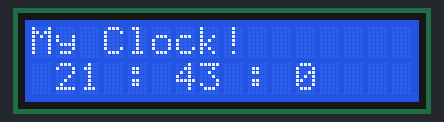
This sketch was run on a simulated Arduino Uno, built with avr-gcc and run on an emulated ATmega328P. On the bench: 16×2 character LCD.

Above: at 0.1 s.
At 4.1 s:
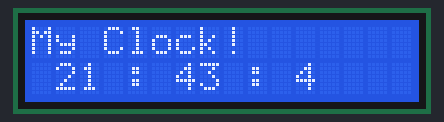
At 9.1 s:
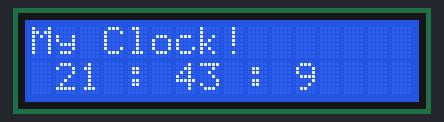
At 19.2 s:
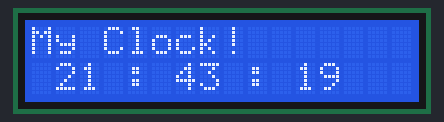
At 28.2 s:
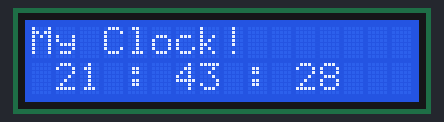
At 38.2 s:
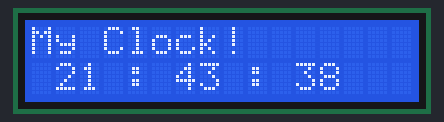

Measured:
- what the display in image 1 shows lasts 1.0 s, from 4.1 s to 5.1 s

The sketch:

clock.ino
```cpp
#include <LiquidCrystal.h>
LiquidCrystal lcd(8, 9, 4, 5, 6, 7);

int sec = 0;
int minute = 43;
int hour = 21;

void setup() {
  lcd.begin(16, 2);
  lcd.print("My Clock!");
}

void loop() {
 lcd.setCursor(0, 1);
 lcd.print(" ");
 if(hour > 23){
  hour = 0;
 }
 lcd.print(hour);
 lcd.print(" : ");
  lcd.print(minute);
 if(minute == 59){
  minute = 0;
  hour += 1;
 }
 lcd.print(" : ");
 lcd.print(sec);
 delay(1000);
 sec += 1;
 if(sec == 59){
  sec = 0;
  minute += 1;
 }
 lcd.print("    ");

}
```
